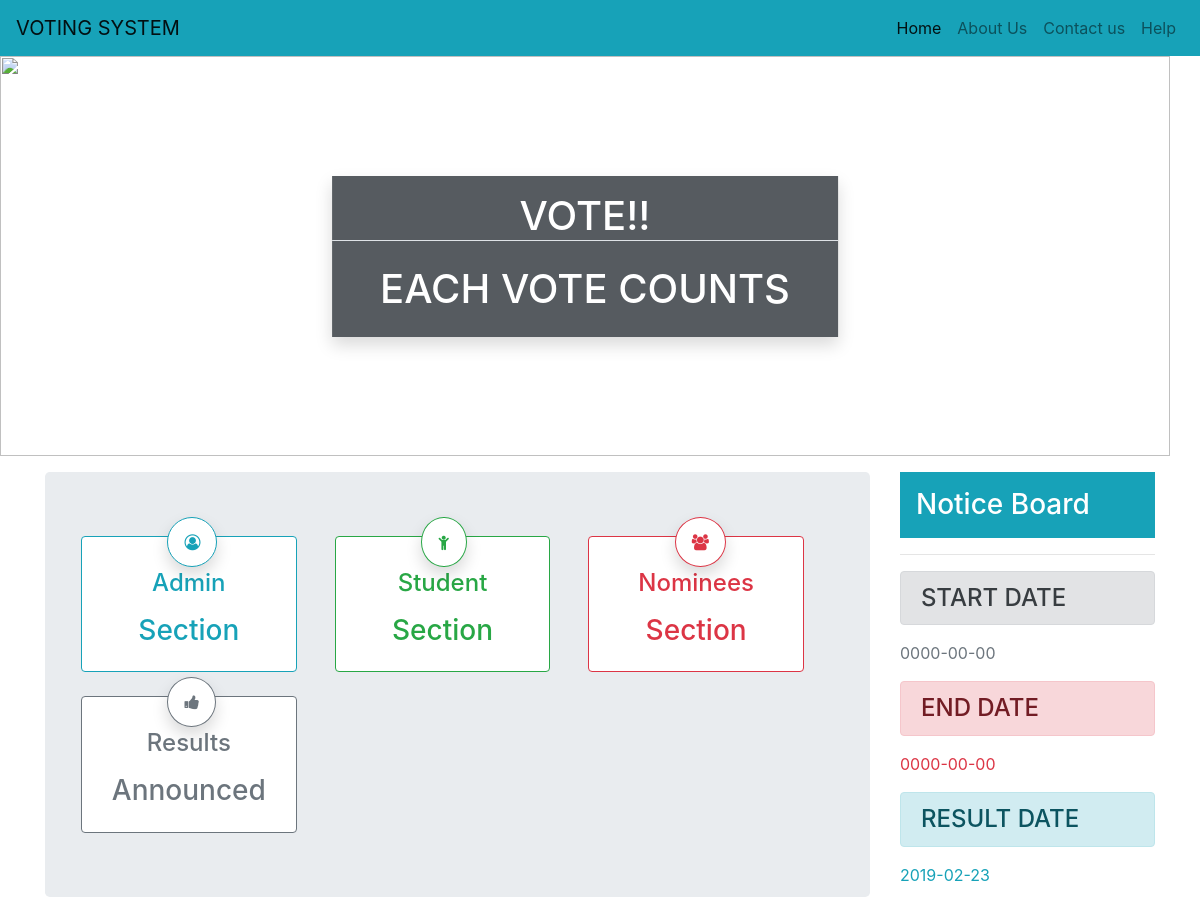
Before: / with the older database file.
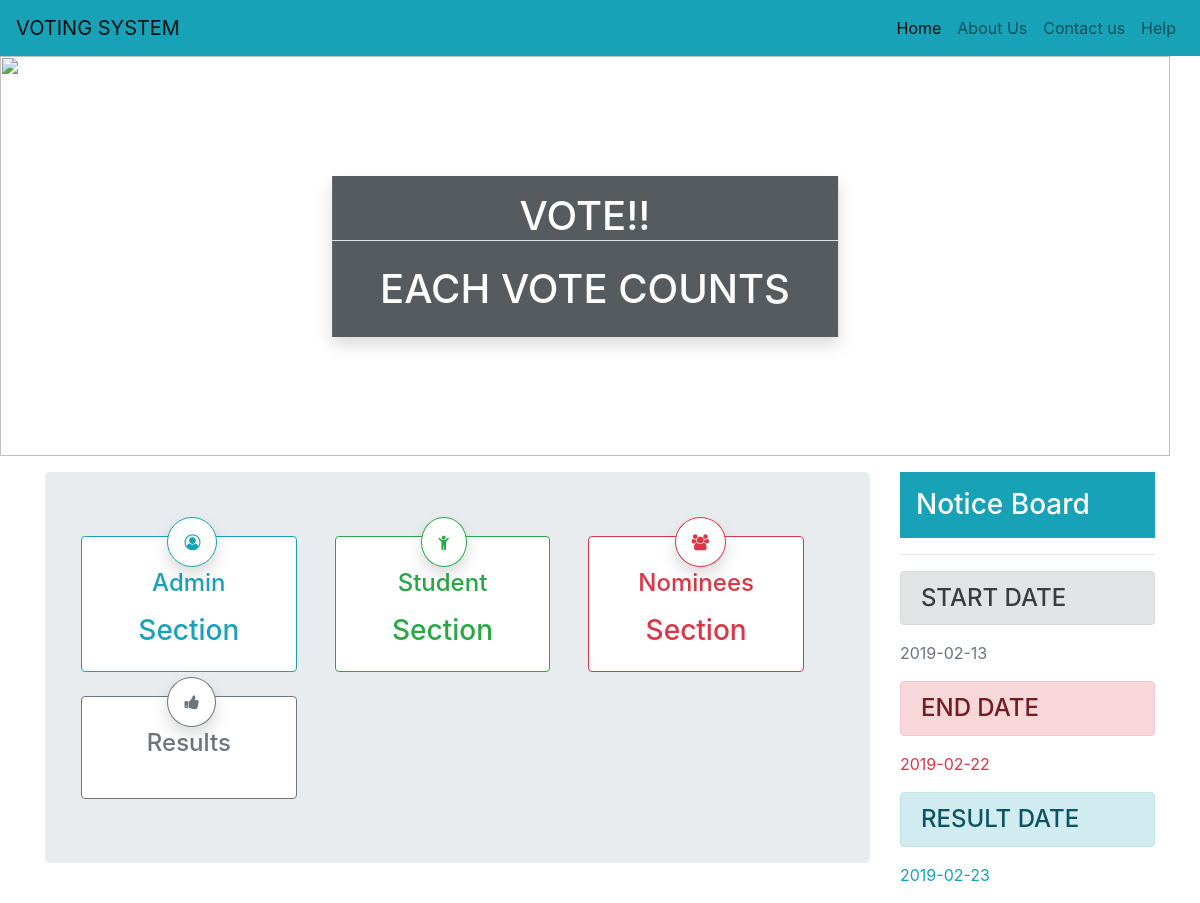
After: the same page with the newer database file.
### tables this page shows
CREATE TABLE `start_vote` (
  `id` int(255) NOT NULL,
  `start` varchar(255) DEFAULT NULL,
  `start_date` date DEFAULT NULL,
  `end_date` date DEFAULT NULL,
  `result_date` date DEFAULT NULL,
  `user_id` varchar(255) DEFAULT NULL,
  `winner` varchar(255) DEFAULT NULL,
  `total_vote` varchar(255) DEFAULT NULL
);

### common/functions.php (called while the page is built, shortened)
<?php
function get_voting_details($conn){
$sql="SELECT * from start_vote";
  $result=mysqli_query($conn,$sql);
  $count=mysqli_fetch_assoc($result);
  return $count;
}
function check_announced($conn){
$sql="SELECT * from announcements where announced='true'";
  $result=mysqli_query($conn,$sql);
  $count=mysqli_num_rows($result);
  return $count;
}
?>

### index.php (the view, shortened to what this page needs)
<?php include_once('common/header.php');
 include_once('database/connection.php');
include_once('common/functions.php');
?>
    <?php $get_details=get_voting_details($conn); ?>
<div class="row col-md-12 position-relative">
	<img src="assets/images/voting-09.jpg" class="img-fluid w-100" style="height: 400px">
<div class="position-absolute banner-content bg-dark-transparent shadow ">
<h1 class="text-white text-center mt-3 border-bottom text-uppercase">Vote!!</h1>
<h1 class="text-white text-center  px-5 py-3 text-uppercase">Each Vote counts</h1>
</div>
</div>
<div class="container mt-3">
	<div class="row">
	<div class="col-lg-9 col-md-9 col-sm-9 col-12">
<div class="jumbotron">
<div class="row w-100">
        <div class="col-md-4">
            <div class="card border-info mx-sm-1 p-3">
                <div class="card border-info shadow text-info p-3 my-card" ><span class="fa fa-user-circle-o" aria-hidden="true"></span></div>
                <div class="text-info text-center mt-3"><h4>Admin</h4></div>
                <div class="text-info text-center mt-2"><h3><a href="Admin/login.php" class="text-info ">Section</a></h3></div>
            </div>
        </div>
        <div class="col-md-4">
            <div class="card border-success mx-sm-1 p-3">
                <div class="card border-success shadow text-success p-3 my-card"><span class="fa fa-child" aria-hidden="true"></span></div>
                <div class="text-success text-center mt-3"><h4>Student</h4></div>
                <div class="text-success text-center mt-2"><h3><a href="Students/student_login.php" class="text-success ">Section</a></h3></div>
            </div>
        </div>
        <div class="col-md-4">
            <div class="card border-danger mx-sm-1 p-3">
                <div class="card border-danger shadow text-danger p-3 my-card" ><span class="fa fa-users" aria-hidden="true"></span></div>
                <div class="text-danger text-center mt-3"><h4>Nominees</h4></div>
                <div class="text-danger text-center mt-2"><h3><a href="Students/student_login.php?nominee=login" class="text-danger ">Section</a></h3></div>
            </div>
        </div>
          <div class="col-md-4 mt-4">
            <div class="card border-secondary mx-sm-1 p-3">
                <div class="card border-secondary shadow text-secondary p-3 my-card" ><span class="fa fa-thumbs-up" aria-hidden="true"></span></div>
                <div class="text-secondary text-center mt-3"><h4>Results</h4></div>
                <div class="text-secondary text-center mt-2"><h3><a href="results.php" class="text-secondary ">
                    <?php $announced=check_announced($conn);
                    if($announced!='0'){
                        echo 'Announced';
                    }
                    ?>
                </a></h3></div>
            </div>
        </div>
     </div>
</div>
   </div>
<div class="col-lg-3 co-md-9 col-sm-9 col-12">
	<h3 class="bg-info p-3 text-white">Notice Board</h3>
	<hr>
	<marquee direction="up">
                            <h4 class="alert alert-secondary">START DATE</h4>
                            <p class="text-secondary"><?php echo $get_details['start_date']?$get_details['start_date']:'Not updated yet'?></p>
                            <h4 class="alert alert-danger mt-3">END DATE</h4>
                            <p class="text-danger"><?php echo $get_details['end_date']?$get_details['end_date']:'Not updated yet'?></p>
                            <h4 class="alert alert-info mt-3">RESULT DATE</h4>
                            <p class="text-info"><?php echo $get_details['result_date']?$get_details['result_date']:'Not updated yet'?></p>
	</marquee>
</div>
<?php include_once('common/footer.php'); ?>

Changed rows visible on the page:
changed start_vote: start_date "0000-00-00" → "2019-02-13"; end_date "0000-00-00" → "2019-02-22"
Other visible differences:
text no longer shown: "Announced"
